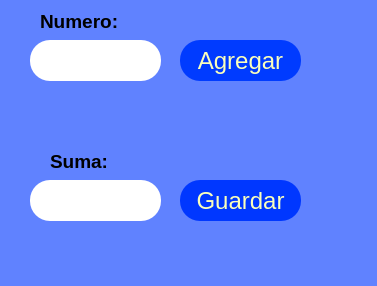
<?xml version="1.0" encoding="UTF-8"?>
<ui version="4.0">
 <class>MainWindow</class>
 <widget class="QMainWindow" name="MainWindow">
  <property name="geometry">
   <rect>
    <x>0</x>
    <y>0</y>
    <width>377</width>
    <height>286</height>
   </rect>
  </property>
  <property name="windowTitle">
   <string>MainWindow</string>
  </property>
  <property name="styleSheet">
   <string notr="true">background-color: rgb(96, 130, 255);</string>
  </property>
  <widget class="QWidget" name="centralwidget">
   <widget class="QPushButton" name="btn_agregar">
    <property name="geometry">
     <rect>
      <x>180</x>
      <y>40</y>
      <width>121</width>
      <height>41</height>
     </rect>
    </property>
    <property name="font">
     <font>
      <pointsize>18</pointsize>
      <underline>false</underline>
     </font>
    </property>
    <property name="styleSheet">
     <string notr="true">background-color: rgb(0, 59, 255);
color: rgb(250, 255, 187);
border-radius:20px;
</string>
    </property>
    <property name="text">
     <string>Agregar</string>
    </property>
   </widget>
   <widget class="QLineEdit" name="txt_numero">
    <property name="geometry">
     <rect>
      <x>30</x>
      <y>40</y>
      <width>131</width>
      <height>41</height>
     </rect>
    </property>
    <property name="font">
     <font>
      <pointsize>20</pointsize>
      <weight>50</weight>
      <italic>false</italic>
      <bold>false</bold>
     </font>
    </property>
    <property name="styleSheet">
     <string notr="true">background-color: rgb(255, 255, 255);
border-radius:20px;</string>
    </property>
    <property name="text">
     <string/>
    </property>
   </widget>
   <widget class="QLabel" name="label">
    <property name="geometry">
     <rect>
      <x>40</x>
      <y>10</y>
      <width>81</width>
      <height>21</height>
     </rect>
    </property>
    <property name="font">
     <font>
      <pointsize>14</pointsize>
     </font>
    </property>
    <property name="text">
     <string>&lt;html&gt;&lt;head/&gt;&lt;body&gt;&lt;p&gt;&lt;span style=&quot; font-weight:600;&quot;&gt;Numero:&lt;/span&gt;&lt;/p&gt;&lt;/body&gt;&lt;/html&gt;</string>
    </property>
   </widget>
   <widget class="QLineEdit" name="txt_suma">
    <property name="geometry">
     <rect>
      <x>30</x>
      <y>180</y>
      <width>131</width>
      <height>41</height>
     </rect>
    </property>
    <property name="font">
     <font>
      <pointsize>20</pointsize>
      <weight>50</weight>
      <italic>false</italic>
      <bold>false</bold>
     </font>
    </property>
    <property name="styleSheet">
     <string notr="true">background-color: rgb(255, 255, 255);
border-radius:20px;</string>
    </property>
    <property name="text">
     <string/>
    </property>
   </widget>
   <widget class="QLabel" name="label_4">
    <property name="geometry">
     <rect>
      <x>50</x>
      <y>150</y>
      <width>71</width>
      <height>21</height>
     </rect>
    </property>
    <property name="font">
     <font>
      <pointsize>14</pointsize>
     </font>
    </property>
    <property name="text">
     <string>&lt;html&gt;&lt;head/&gt;&lt;body&gt;&lt;p&gt;&lt;span style=&quot; font-weight:600;&quot;&gt;Suma:&lt;/span&gt;&lt;/p&gt;&lt;/body&gt;&lt;/html&gt;</string>
    </property>
   </widget>
   <widget class="QPushButton" name="btn_guardar">
    <property name="geometry">
     <rect>
      <x>180</x>
      <y>180</y>
      <width>121</width>
      <height>41</height>
     </rect>
    </property>
    <property name="font">
     <font>
      <pointsize>18</pointsize>
      <underline>false</underline>
     </font>
    </property>
    <property name="styleSheet">
     <string notr="true">background-color: rgb(0, 55, 255);
color: rgb(250, 255, 187);
border-radius:20px;
</string>
    </property>
    <property name="text">
     <string>Guardar</string>
    </property>
   </widget>
  </widget>
  <widget class="QMenuBar" name="menubar">
   <property name="geometry">
    <rect>
     <x>0</x>
     <y>0</y>
     <width>377</width>
     <height>21</height>
    </rect>
   </property>
  </widget>
  <widget class="QStatusBar" name="statusbar"/>
 </widget>
 <resources/>
 <connections/>
</ui>
